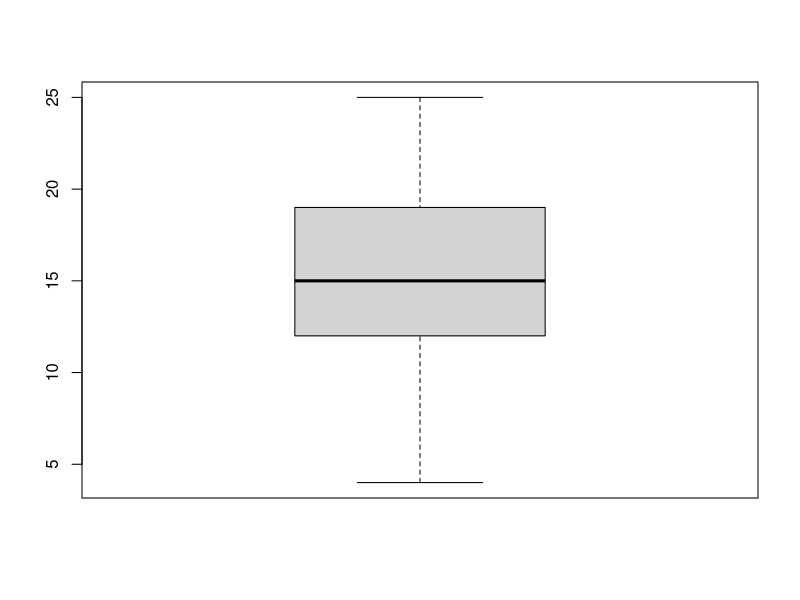

Reproduce this figure in R.
## ---- chunk 1
summary(cars)
## ---- chunk 2
boxplot(cars$speed)
